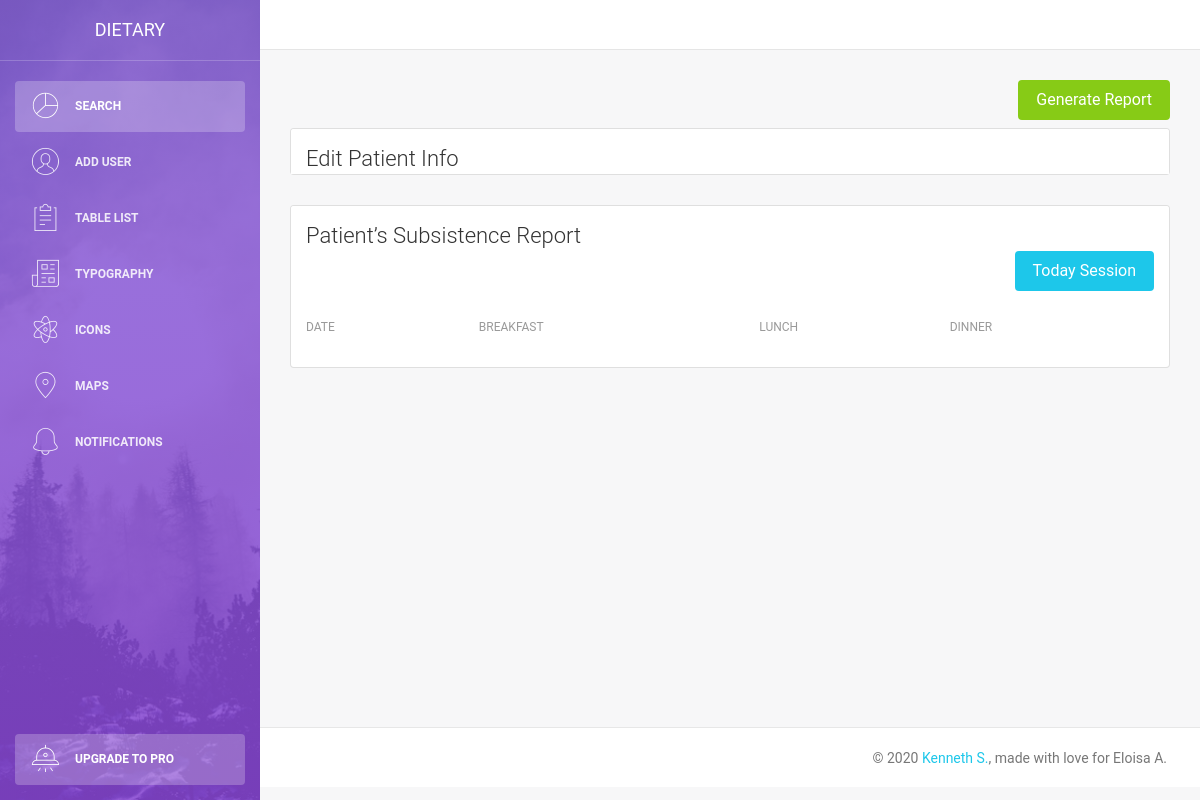
Before: /searchList.php?uId=k75j52f63675bsbjxsh with the older database file.
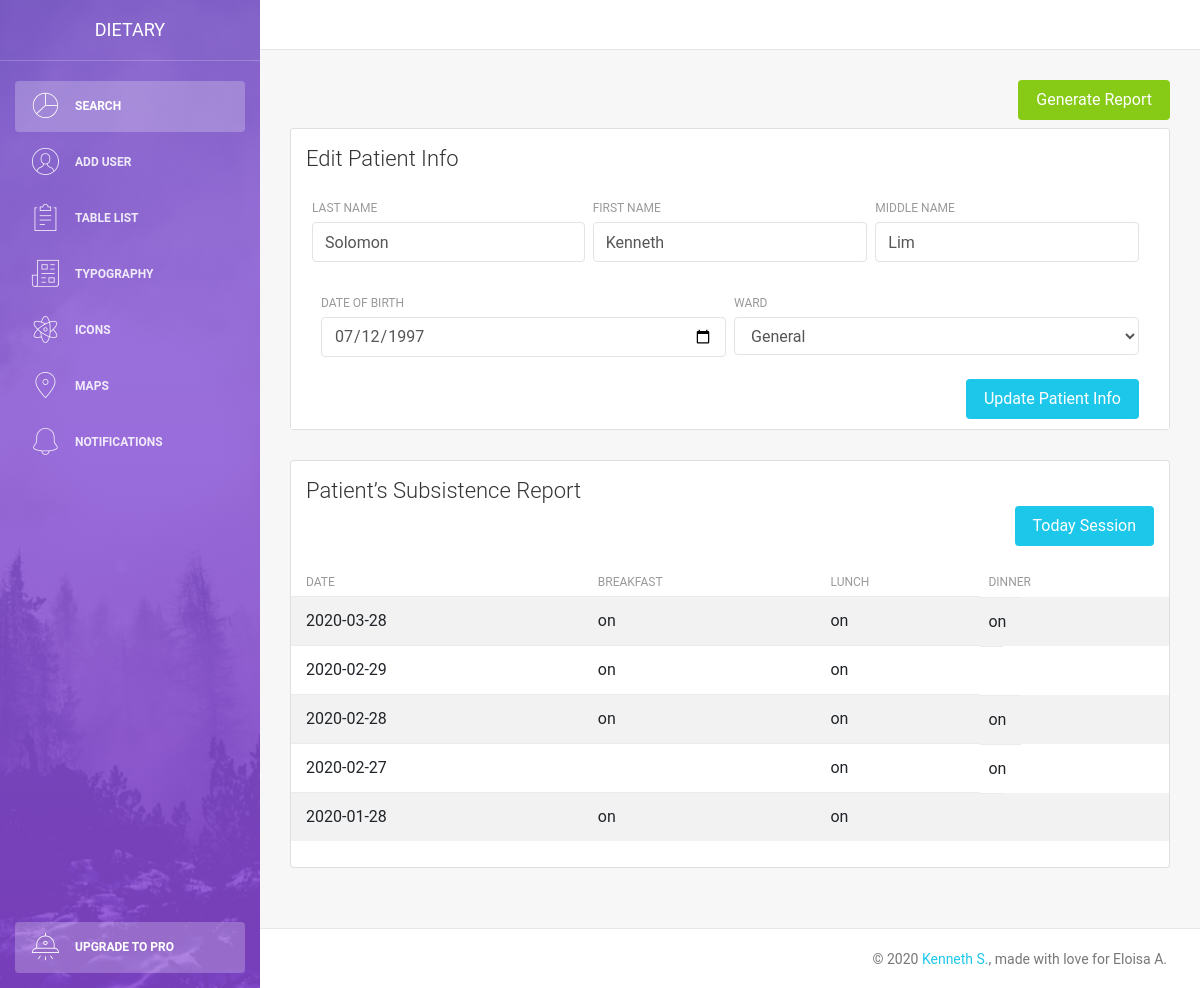
After: the same page with the newer database file.
### tables this page shows
CREATE TABLE `patient` (
  `id` int(12) NOT NULL,
  `uId` varchar(25) NOT NULL,
  `lastName` varchar(255) NOT NULL,
  `firstName` varchar(255) NOT NULL,
  `middleName` varchar(255) NOT NULL,
  `dateOfBirth` date DEFAULT NULL,
  `createdAt` datetime(6) DEFAULT current_timestamp(6),
  `ward` varchar(255) NOT NULL
);

CREATE TABLE `patientsubsistence` (
  `id` int(12) NOT NULL,
  `pId` varchar(255) NOT NULL,
  `month` varchar(12) NOT NULL,
  `year` varchar(12) NOT NULL,
  `date` date NOT NULL,
  `breakfast` varchar(225) NOT NULL,
  `lunch` varchar(225) NOT NULL,
  `dinner` varchar(225) NOT NULL,
  `1` date DEFAULT NULL,
  `2` date DEFAULT NULL,
  `3` date DEFAULT NULL,
  `4` date DEFAULT NULL,
  `5` date DEFAULT NULL,
  `6` date DEFAULT NULL,
  `7` date DEFAULT NULL,
  `8` date DEFAULT NULL,
  `9` date DEFAULT NULL,
  `10` date DEFAULT NULL,
  `11` date DEFAULT NULL,
  `12` date DEFAULT NULL,
  `13` date DEFAULT NULL,
  `14` date DEFAULT NULL,
  `15` date DEFAULT NULL,
  `16` date DEFAULT NULL,
  `17` date DEFAULT NULL,
  `18` date DEFAULT NULL,
  `19` date DEFAULT NULL,
  `20` date DEFAULT NULL,
  `21` date DEFAULT NULL,
  `22` date DEFAULT NULL,
  `23` date DEFAULT NULL,
  `24` date DEFAULT NULL,
  `25` date DEFAULT NULL,
  `26` date DEFAULT NULL,
  `27` date DEFAULT NULL,
  `28` date DEFAULT NULL,
  `29` date DEFAULT NULL,
  `30` date DEFAULT NULL,
  `31` date DEFAULT NULL
);

### components/sessionList.php (the view)
<?php
$pId = $_GET['uId'];
$query = "SELECT * FROM patientSubsistence WHERE pId = '$pId' ORDER BY date DESC";
$result = mysqli_query($conn, $query);
if (mysqli_num_rows($result) > 0) {
    while ($row = mysqli_fetch_assoc($result)) {
        echo '
        <tr>
            <td>' . $row['date'] . '</td>
            <td>' . $row['breakfast'] . '</td>
            <td>' . $row['lunch'] . '</td>
            <td>' . $row['dinner'] . '</td>
        </tr>
';
    }
}

### searchList.php (shortened to what this page needs)
<?php include('server.php'); ?>
<!DOCTYPE html>
<html lang="en">
<head>
    <link rel="stylesheet" href="https://maxcdn.bootstrapcdn.com/font-awesome/latest/css/font-awesome.min.css" />
    <link href="./assets/css/bootstrap.min.css" rel="stylesheet" />
    <link href="./assets/css/light-bootstrap-dashboard.css?v=2.0.0 " rel="stylesheet" />
    <link href="./assets/css/demo.css" rel="stylesheet" />
</head>
<body>
    <div class="wrapper">
        <?php include_once './components/sidebar.php' ?>
        <div class="main-panel">
            <nav class="navbar navbar-expand-lg " color-on-scroll="500">
            </nav>
            <div class="content">
                    <div class="container">
                        <div class="row">
                            <div class="col-md-12">
                                <button type="submit" name="generateReportBtn" data-toggle="modal" data-target="#generateReportsModal" class="btn btn-success btn-fill pull-right mb-2">Generate Report</button>
                            </div>
                        </div>
                        <div class="row">
                            <div class="col-md-12 ">
                                <div class="card">
                                    <div class="card-header">
                                        <h4 id="patientInfo" class="card-title">Edit Patient Info</h4>
                                        <?php
                                        include_once 'components/patientInfo.php';
                                        ?>
                                    </div>
                                </div>
                            </div>
                        </div>
                        <div class="row">
                            <div class="col-md-12">
                                <div class="card strpied-tabled-with-hover">
                                    <div class="card-header ">
                                        <h4 class="card-title">Patient’s Subsistence Report</h4>
                                        <button type="submit" data-toggle="modal" data-target="#sessionModal" class="btn btn-info btn-fill pull-right">Today Session</button>
                                    </div>
                                    <div class="card-body table-full-width table-responsive">
                                        <table class="table table-hover table-striped">
                                            <thead>
                                                <tr>
                                                    <th>Date</th>
                                                    <th>Breakfast</th>
                                                    <th>Lunch</th>
                                                    <th>Dinner</th>
                                                </tr>
                                            </thead>
                                            <tbody>
                                                <?php include_once './components/sessionList.php' ?>
                                            </tbody>
                                        </table>
                                    </div>
                                </div>
                            </div>
                        </div>
                    </div>
                </div>
                <?php include_once './components/footer.php' ?>
            </div>
        </div>
</body>
</html>

### components/sidebar.php
<div class="sidebar" data-image="../assets/img/sidebar-5.jpg">
    <div class="sidebar-wrapper">
        <div class="logo">
            <a href="http://www.creative-tim.com" class="simple-text">
                Dietary
            </a>
        </div>
        <ul class="nav">
            <li class="nav-item active">
                <a class="nav-link" href="index.php">
                    <i class="nc-icon nc-chart-pie-35"></i>
                    <p>Search</p>
                </a>
            </li>
            <li>
                <a data-toggle="modal" data-target="#addUserModal" class="nav-link">
                    <i class="nc-icon nc-circle-09"></i>
                    <p>Add User</p>
                </a>
            </li>
            <li>
                <a class="nav-link" href="./table.html">
                    <i class="nc-icon nc-notes"></i>
                    <p>Table List</p>
                </a>
            </li>
            <li>
                <a class="nav-link" href="./typography.html">
                    <i class="nc-icon nc-paper-2"></i>
                    <p>Typography</p>
                </a>
            </li>
            <li>
                <a class="nav-link" href="./icons.html">
                    <i class="nc-icon nc-atom"></i>
                    <p>Icons</p>
                </a>
            </li>
            <li>
                <a class="nav-link" href="./maps.html">
                    <i class="nc-icon nc-pin-3"></i>
                    <p>Maps</p>
                </a>
            </li>
            <li>
                <a class="nav-link" href="./notifications.html">
                    <i class="nc-icon nc-bell-55"></i>
                    <p>Notifications</p>
                </a>
            </li>
            <li class="nav-item active active-pro">
                <a class="nav-link active" href="upgrade.html">
                    <i class="nc-icon nc-alien-33"></i>
                    <p>Upgrade to PRO</p>
                </a>
            </li>
        </ul>
    </div>
</div>

### components/footer.php (shortened to what this page needs)
<footer class="footer">
    <div class="container-fluid">
        <nav>
            <p class="copyright text-center">
                ©
                <a href="http://www.fb.com/synecders">Kenneth S.</a>, made with love for Eloisa A.
            </p>
        </nav>
    </div>
</footer>

### components/patientInfo.php
<?php
$pId = $_GET['uId'];
$query = "SELECT * FROM patient WHERE uId = '$pId'";
$result = mysqli_query($conn, $query);
if (mysqli_num_rows($result) > 0) {
    while ($row = mysqli_fetch_assoc($result)) {
        echo '
<div class="card-body" id="patientInfo">
    <form method="post" action="action.php">
        <div class="row">
            <input type="hidden" class="form-control" name="pId" id="pId" value="' . $row['uId'] . '" required>
            <div class="col-md-4 pr-1">
                <div class="form-group">
                    <label>Last Name</label>
                    <input type="text" class="form-control" placeholder="Last Name" name="lastName" id="lastName" value="' . $row['lastName'] . '" required>
                </div>
            </div>
            <div class="col-md-4 px-1">
                <div class="form-group">
                    <label>First Name</label>
                    <input type="text" class="form-control" placeholder="First Name" name="firstName" id="firstName" value="' . $row['firstName'] . '" required>
                </div>
            </div>
            <div class="col-md-4 pl-1">
                <div class="form-group">
                    <label>Middle Name</label>
                    <input type="text" class="form-control" placeholder="Middle Name" name="middleName" id="middleName" value="' . $row['middleName'] . '" required>
                </div>
            </div>
        </div>
        <div class="row">
            <div class="col-md-6 pr-1">
                <div class="form-group">
                    <label>Date of Birth</label>
                    <input type="date" class="form-control" placeholder="Date of Birth" name="dateOfBirth" id="dateOfBirth" value="' . $row['dateOfBirth'] . '" required>
                </div>
            </div>
            <div class="col-md-6 pl-1">
                <div class="form-group">
                    <label>Ward</label>
                    <select id="ward" name="ward" class="form-control" required>
                        <option value="' . $row['ward'] . '">' . $row['ward'] . '</option>
                        <option value="General">General</option>
                        <option value="Pedia/Surgery">Pedia/Surgery</option>
                        <option value="OB">OB</option>
                        <option value="Rehy/ISO">Rehy/ISO</option>
                    </select>
                </div>
            </div>
        </div>
        <button type="submit" name="updatePatientBtn" class="btn btn-info btn-fill pull-right ml-3">Update Patient Info</button>
        <div class="clearfix"></div>
    </form>
</div>
';
    }
}

Changed rows visible on the page:
added patient: lastName "Solomon", firstName "Kenneth", middleName "Lim", dateOfBirth "07/12/1997", ward "General"
added patientsubsistence: date "2020-03-28", breakfast "on", lunch "on", dinner "on"
added patientsubsistence: date "2020-02-29", breakfast "on", lunch "on"
added patientsubsistence: date "2020-02-28", breakfast "on", lunch "on", dinner "on"
added patientsubsistence: date "2020-02-27", lunch "on", dinner "on"
added patientsubsistence: date "2020-01-28", breakfast "on", lunch "on"
